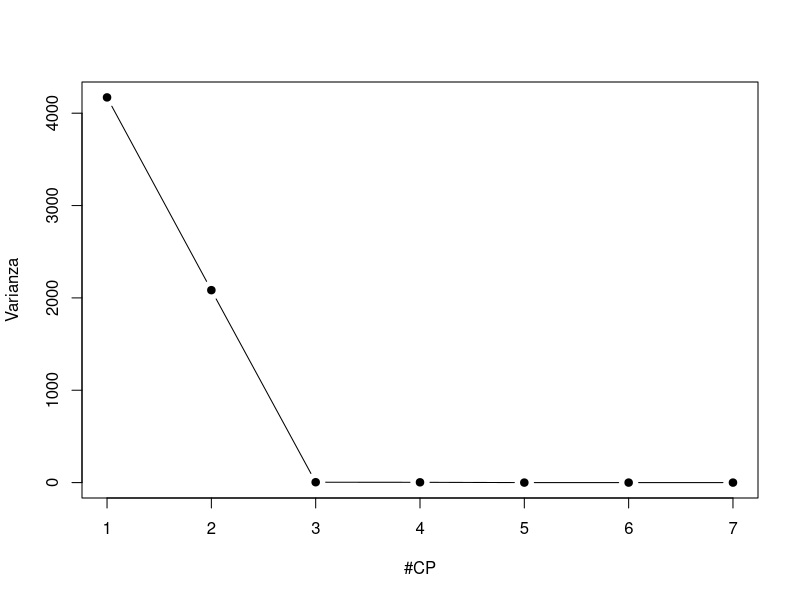
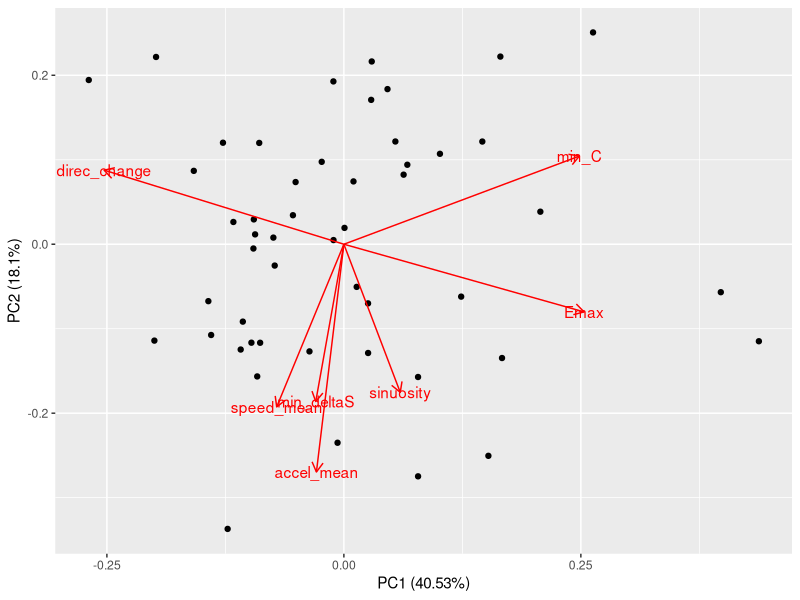
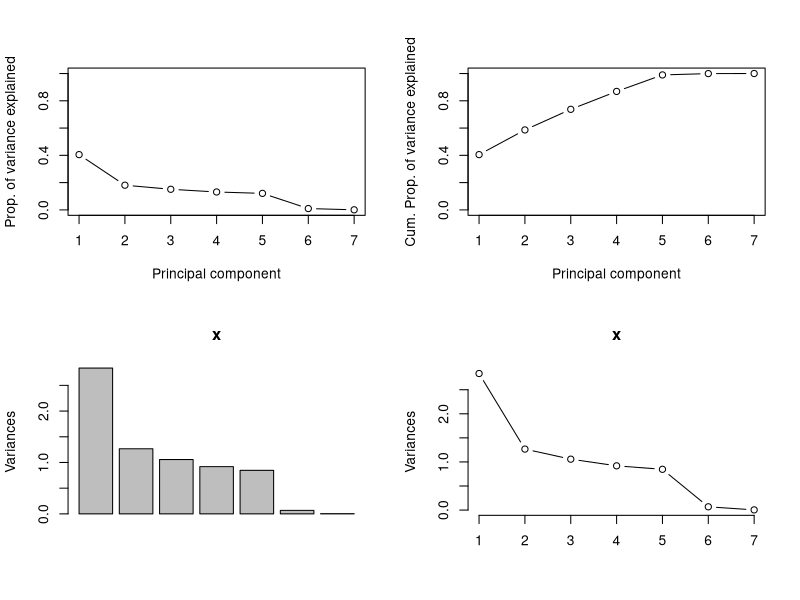
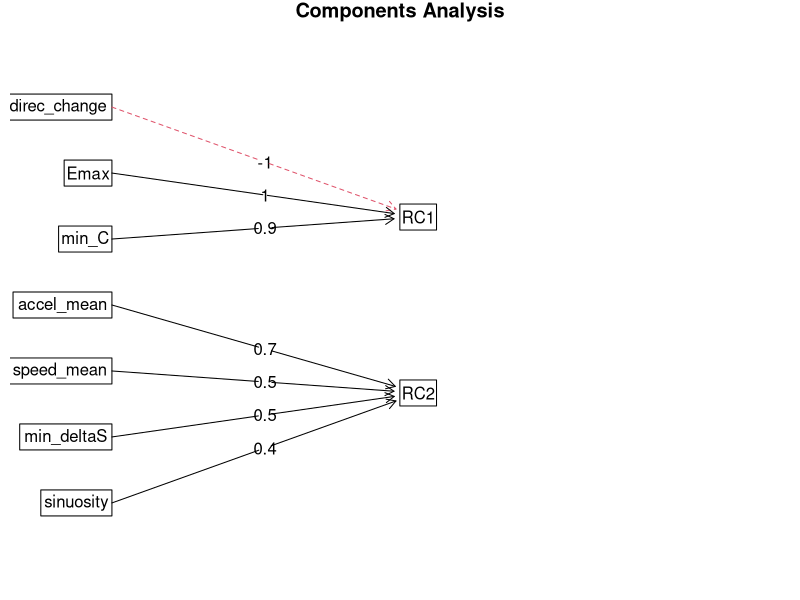

Recreate these plots in R, in order.
## ---- chunk 1

trjs_data <- read.csv("./trjs_data.csv", header=TRUE, stringsAsFactors=FALSE)

trjs_data

## ---- chunk 2

X <- as.matrix(trjs_data)
p <- ncol(X)
S <- cov(X)
var_tot <- sum(diag(S))
var_tot

## ---- chunk 3

S_vvprop <- eigen(S)
sum(S_vvprop$values)
100*cumsum(S_vvprop$values)/var_tot

## ---- chunk 4

plot(1:p,
      S_vvprop$values,
      type = "b",
      pch = 19,
      xlab = "#CP",
      ylab = "Varianza")

## ---- chunk 5

k <- 2
X_star <- scale(X, scale = FALSE)
Y <- X_star %*% S_vvprop$vectors[, 1:k]

summary(Y)
head(Y)
cov(Y)

## ---- chunk 6

S_vvprop$vectors[, 1:k]

cor(X, Y)
    
## ---- chunk 7

res.pca <- prcomp(trjs_data, scale = TRUE)

print(res.pca)

## ---- chunk 8

summary(res.pca)

## ---- chunk 9

library(ggplot2) 

library(ggfortify) 

res.pca.plot <- autoplot(res.pca, 
                         loadings = TRUE, 
                         loadings.label = TRUE) 
res.pca.plot

## ---- chunk 10

# a few plots for explaining the variance.

pcaCharts <- function(x) {
  
    x.var <- x$sdev ^ 2
    x.pvar <- x.var/sum(x.var)
    
    par(mfrow=c(2,2))
    plot(x.pvar, 
         xlab="Principal component", 
         ylab="Prop. of variance explained", 
         ylim=c(0,1), type='b')
    plot(cumsum(x.pvar),
         xlab="Principal component", 
         ylab="Cum. Prop. of variance explained", 
         ylim=c(0,1), type='b')
    
    screeplot(x)
    screeplot(x,type="l")
    
    par(mfrow=c(1,1))
}

pcaCharts(res.pca)
## ---- chunk 11

library(psych)

Hate_AF <- principal(trjs_data, nfactors = 2)

Hate_AF

## ---- chunk 12

fa.diagram(Hate_AF)
